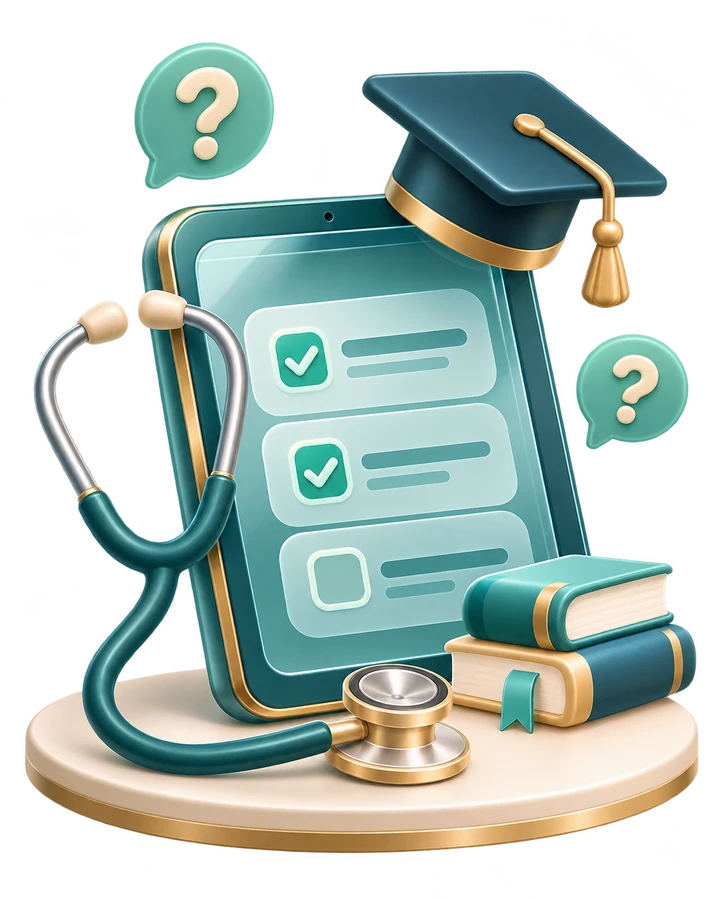
#> input picture assets/images/art/onb_1.webp, 720 x 899 px
$ python cutout.py ../../assets/images/art/onb_1.webp ../../assets/images/art/onb_2.webp
#> lines starting #> are read from the running program, lines starting #| are printed output that depends on the picture; after the words box and inside, x2 and y2 are one past the last pixel; in counts of white or black regions, pixels touching at a corner belong together
"""Oq fonli rasmdan shaffof PNG: python3 tool/art/cutout.py <kirish.png> <chiqish.png>
Chekkadan boshlab oq/och-kulrang fon olib tashlanadi; fondagi yumshoq soya — yarim shaffof qora soya bo'lib qoladi."""
import sys
from collections import deque
import numpy as np
from PIL import Image, ImageFilter

src, dst = sys.argv[1], sys.argv[2]
a = np.array(Image.open(src).convert('RGB')).astype(int)
H, W, _ = a.shape
#> H = 899; W = 720
mn, sat = a.min(2), a.max(2) - a.min(2)
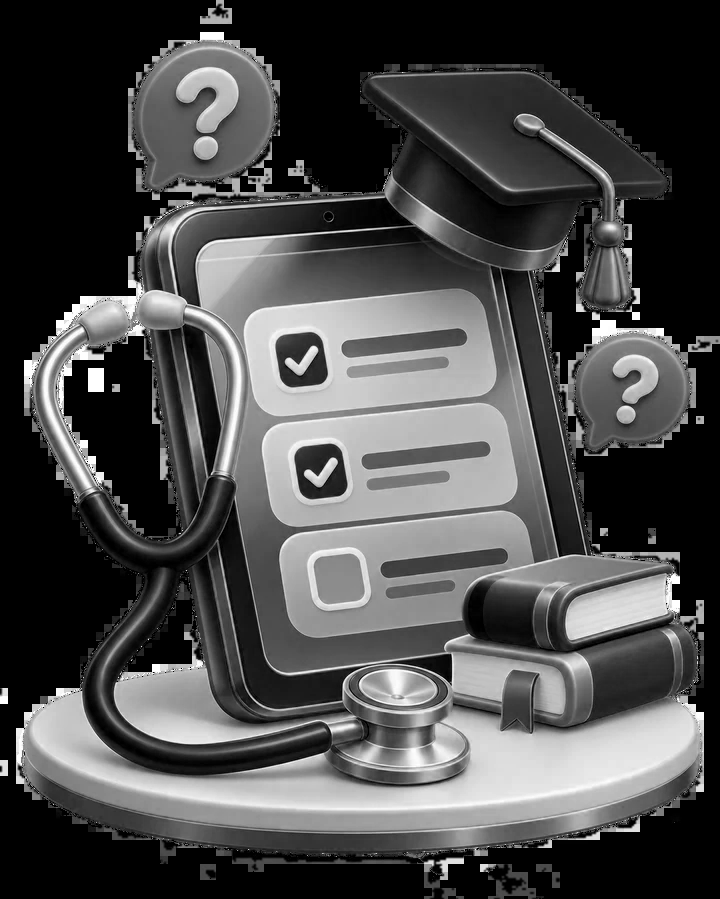
#> mn: shape (899, 720) int64; min 0, max 255, mean 74.8
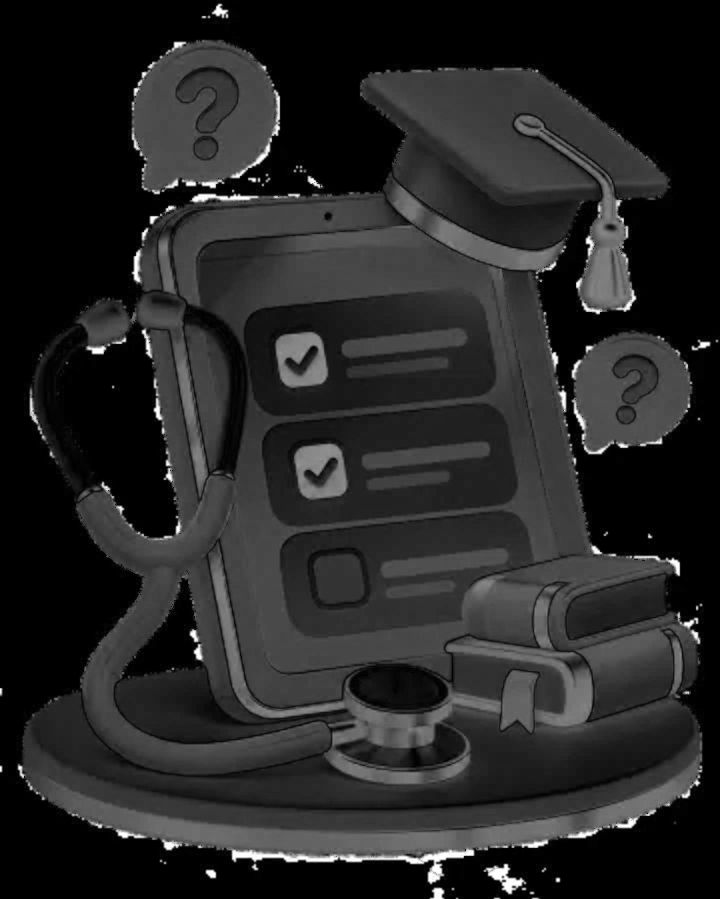
#> sat: shape (899, 720) int64; min 0, max 255, mean 37.6
cand = (mn >= 175) & (sat <= (6 if '--strict' in sys.argv else 18))  # fon yoki fon soyasi
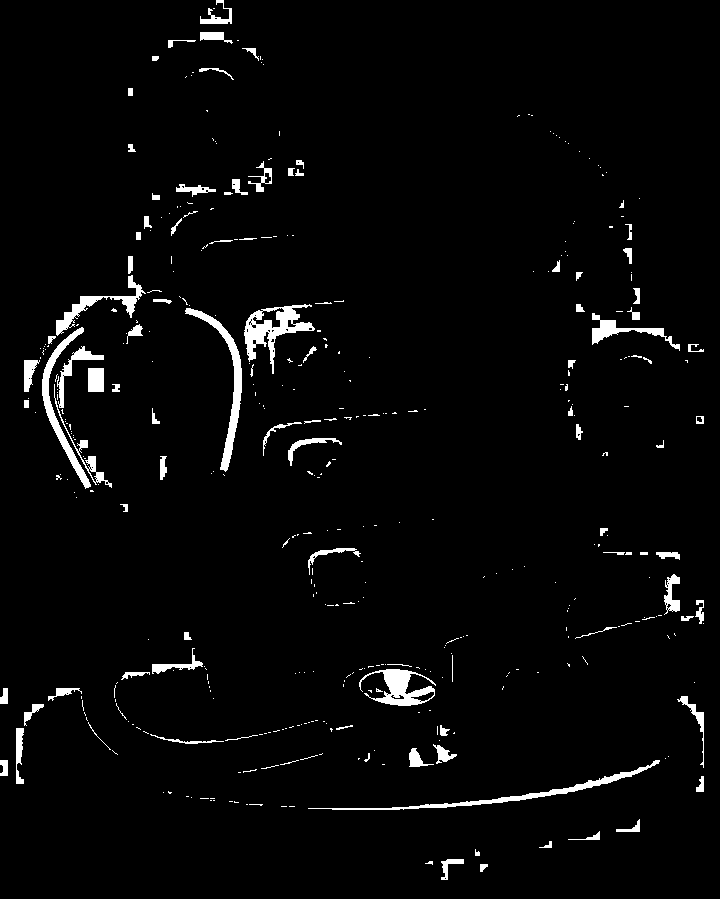
#> cand: shape (899, 720) bool; 3% white; 408 white regions (308 under 20 px), largest, box (x1, y1, x2, y2) and area: (244, 304, 315, 374) 1620, (185, 308, 242, 472) 1428, (308, 760, 660, 810) 1379
mask = np.zeros((H, W), bool)
q = deque()
for x in range(W):
    for y in (0, H - 1):
        if cand[y, x]: mask[y, x] = True; q.append((y, x))
#> mask: shape (899, 720) bool; 0% white in thin lines or dots, all inside (x1, y1, x2, y2) = (216, 0, 224, 1)
for y in range(H):
    for x in (0, W - 1):
        if cand[y, x] and not mask[y, x]: mask[y, x] = True; q.append((y, x))
#> mask: shape (899, 720) bool; 0% white in thin lines or dots, all inside (x1, y1, x2, y2) = (0, 0, 224, 776)
while q:
    y, x = q.popleft()
    for dy, dx in ((1, 0), (-1, 0), (0, 1), (0, -1)):
        ny, nx = y + dy, x + dx
        if 0 <= ny < H and 0 <= nx < W and cand[ny, nx] and not mask[ny, nx]:
            mask[ny, nx] = True; q.append((ny, nx))
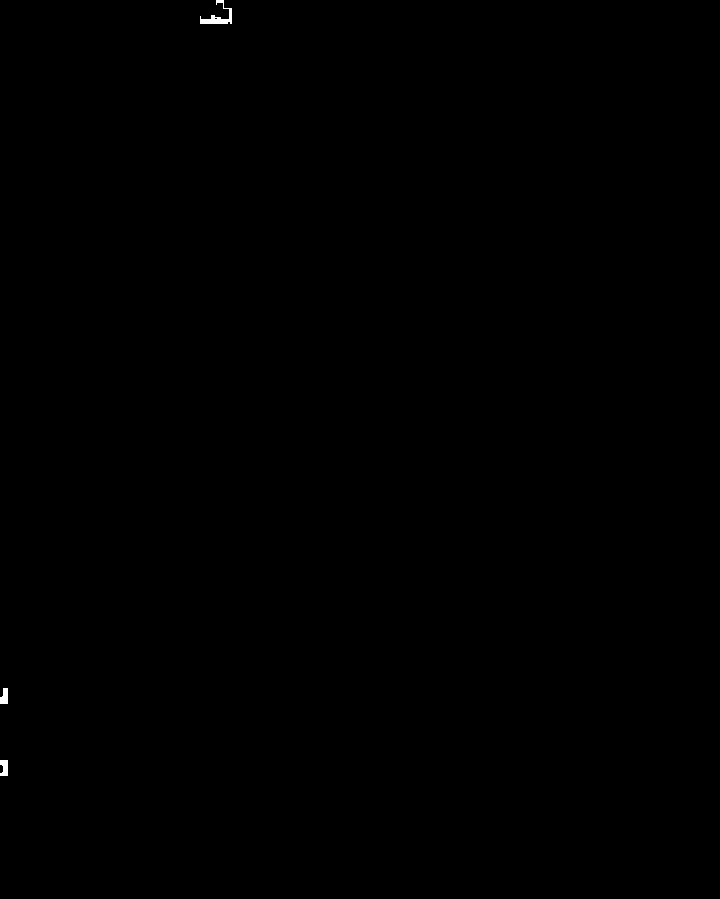
#> mask: shape (899, 720) bool; 0.07% white; 3 white regions, box (x1, y1, x2, y2) and area: (200, 0, 232, 24) 255, (0, 760, 8, 776) 106, (0, 688, 8, 704) 102
# Yopiq ichki "teshiklar" (masalan, halqa ichidagi oq fon): katta sof-oq bo'laklar
HOLES = '--no-holes' not in sys.argv  # yopiq ichki oq joy bo'lmasa (kitob sahifasi kesilmasin) o'chiring
pure = (mn >= 244) & (sat <= 8) & ~mask & HOLES
#> pure: shape (899, 720) bool; 0.74% white; 180 white regions (148 under 20 px), largest, box (x1, y1, x2, y2) and area: (190, 310, 241, 470) 547, (44, 329, 90, 487) 519, (56, 296, 96, 335) 416
seen = np.zeros((H, W), bool)
for sy in range(0, H, 2):
    for sx in range(0, W, 2):
        if not pure[sy, sx] or seen[sy, sx]:
            continue
        comp, q = [], deque([(sy, sx)])
        seen[sy, sx] = True
        while q:
            y, x = q.popleft(); comp.append((y, x))
            for dy, dx in ((1, 0), (-1, 0), (0, 1), (0, -1)):
                ny, nx = y + dy, x + dx
                if 0 <= ny < H and 0 <= nx < W and pure[ny, nx] and not seen[ny, nx]:
                    seen[ny, nx] = True; q.append((ny, nx))
        if len(comp) > 4000:
            for y, x in comp: mask[y, x] = True
#> seen: shape (899, 720) bool; 0.71% white; 91 white regions (59 under 20 px), largest, box (x1, y1, x2, y2) and area: (190, 310, 241, 469) 546, (44, 329, 89, 487) 518, (56, 296, 96, 330) 403
alpha = np.full((H, W), 255, np.uint8)
# fon: shaffof; soya: qora, alpha = qorayish miqdori
shade = np.clip((255 - mn) / 255.0 * 1.35, 0, 1)
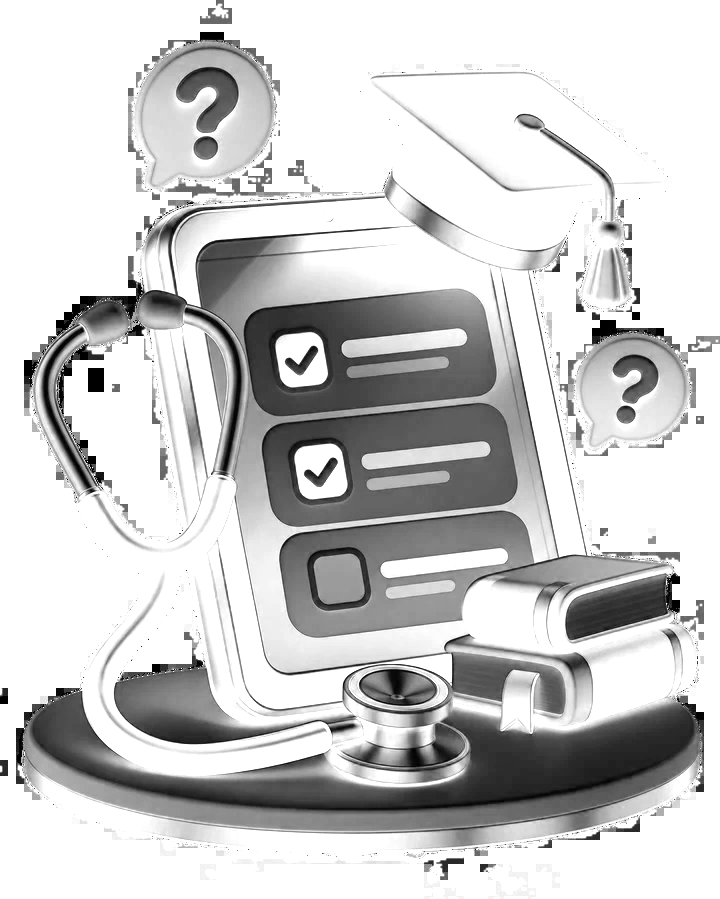
#> shade: shape (899, 720) float64; min 0, max 1, mean 0.8
alpha[mask] = (np.where(shade[mask] < 0.06, 0, shade[mask]) * 255).astype(np.uint8)
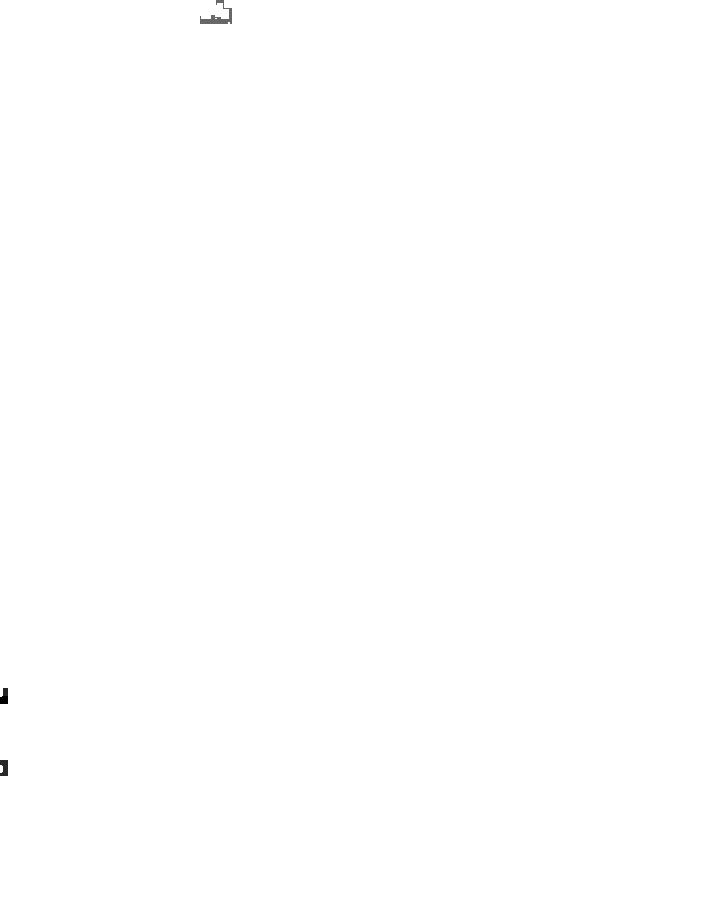
#> alpha: shape (899, 720); min 0, max 255, mean 254.9
rgb = a.astype(np.uint8)
rgb[mask] = 0
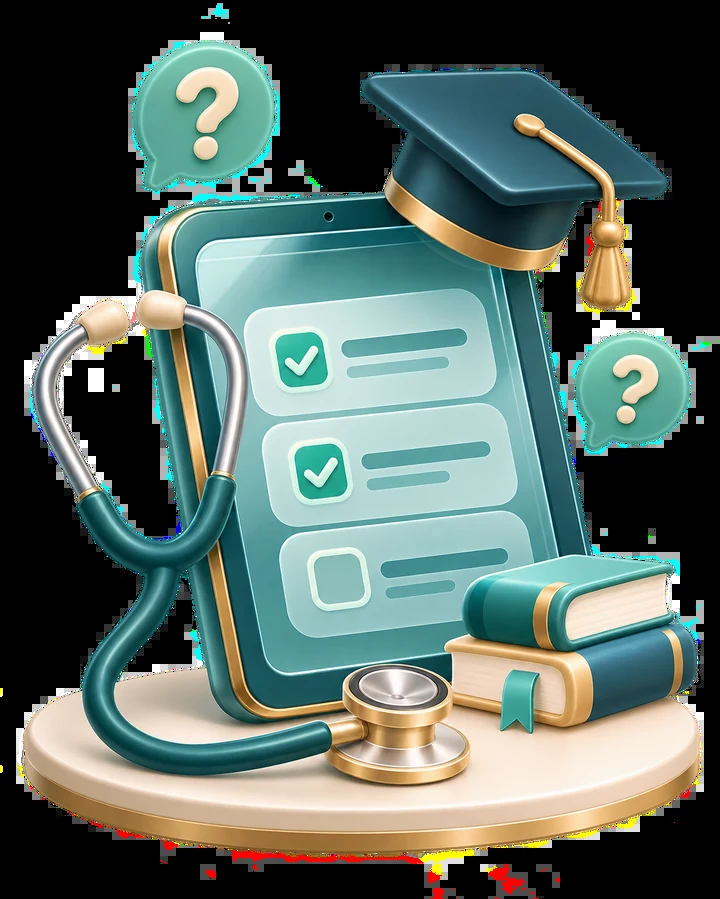
#> rgb: shape (899, 720, 3); mean R, G, B 87.8, 104.9, 97.8
# obyekt chekkasini yumshatish
obj = (~mask).astype(np.uint8) * 255
soft = np.array(Image.fromarray(obj).filter(ImageFilter.GaussianBlur(0.9)))
alpha = np.where(~mask, np.where(soft < 110, 0, soft), alpha).astype(np.uint8)
Image.fromarray(np.dstack([rgb, alpha]), 'RGBA').save(dst)
print('tayyor', dst, 'fon ulushi', round(mask.mean(), 3))
#| tayyor ../../assets/images/art/onb_2.webp fon ulushi 0.001

$ run again, on assets/images/art/onb_3.webp
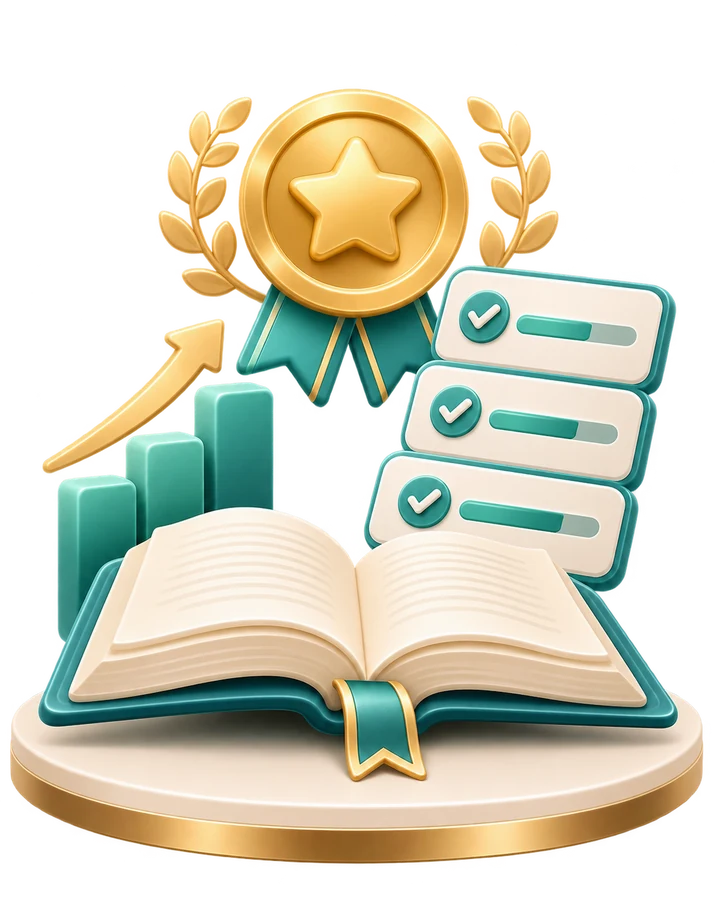
#> input picture assets/images/art/onb_3.webp, 720 x 899 px
#> `cand = (mn >= 175) & (sat <= (6 if '--strict' in sys.argv else 18))`:
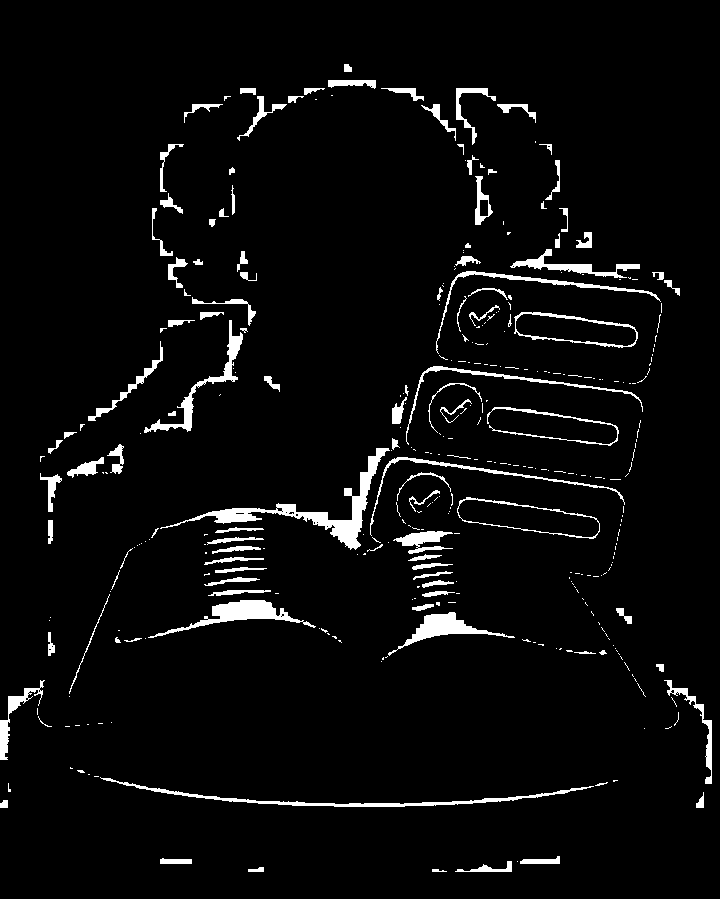
#> cand: shape (899, 720) bool; 4.2% white; 349 white regions (237 under 20 px), largest, box (x1, y1, x2, y2) and area: (160, 448, 390, 550) 2833, (100, 777, 594, 807) 1562, (148, 600, 316, 638) 1548
#> pure: shape (899, 720) bool; 0.8% white; 317 white regions (281 under 20 px), largest, box (x1, y1, x2, y2) and area: (312, 448, 384, 549) 1598, (557, 264, 624, 278) 308, (183, 393, 193, 431) 257
#> `rgb[mask] = 0`:
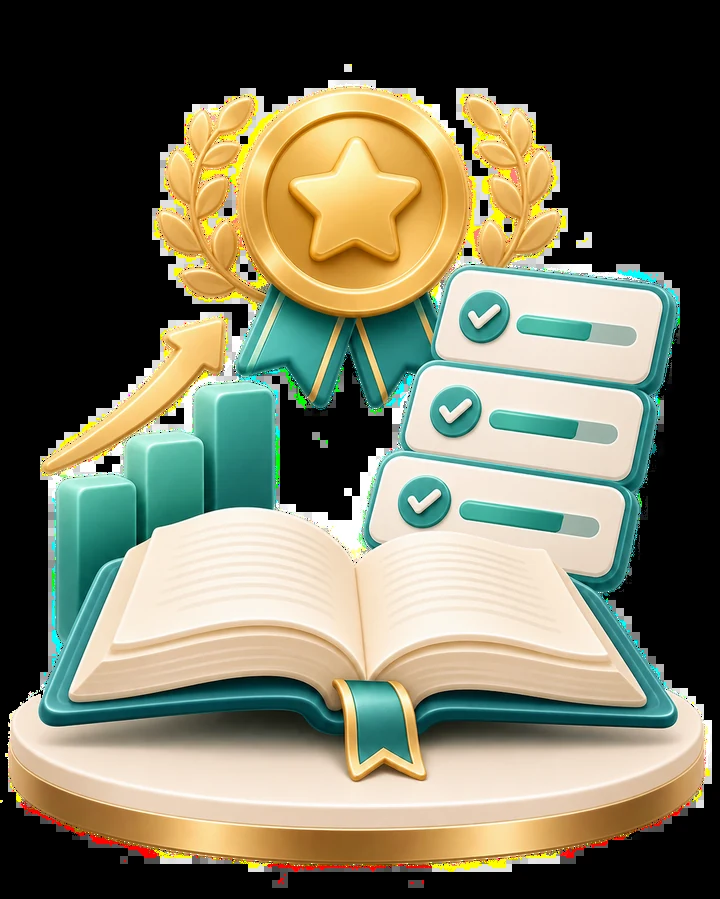
#> rgb: shape (899, 720, 3); mean R, G, B 117.5, 116.4, 94.9
#> obj: shape (899, 720); 99.9% white; 2 black regions, box (x1, y1, x2, y2) and area: (0, 688, 43, 760) 652, (0, 800, 8, 808) 56
#| tayyor ../../assets/images/art/onb_3.webp fon ulushi 0.001
